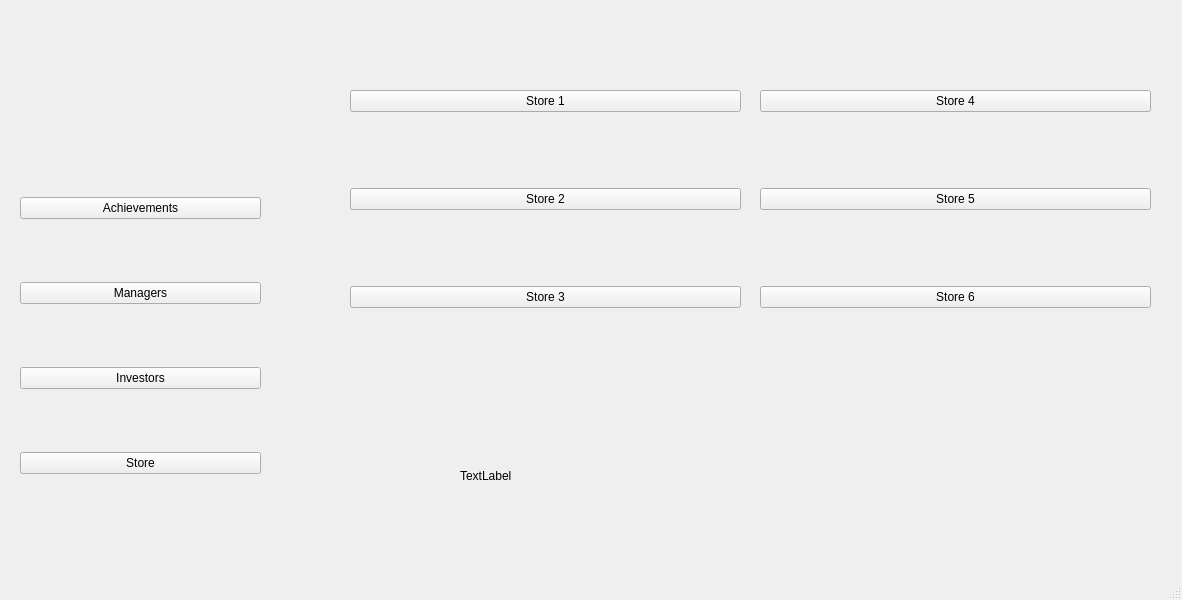
<?xml version="1.0" encoding="UTF-8"?>
<ui version="4.0">
 <class>MainWindow</class>
 <widget class="QMainWindow" name="MainWindow">
  <property name="geometry">
   <rect>
    <x>0</x>
    <y>0</y>
    <width>1182</width>
    <height>600</height>
   </rect>
  </property>
  <property name="windowTitle">
   <string>MainWindow</string>
  </property>
  <widget class="QWidget" name="centralwidget">
   <widget class="QWidget" name="verticalLayoutWidget">
    <property name="geometry">
     <rect>
      <x>20</x>
      <y>140</y>
      <width>241</width>
      <height>391</height>
     </rect>
    </property>
    <layout class="QVBoxLayout" name="verticalLayout">
     <item>
      <widget class="QPushButton" name="pushButton_2">
       <property name="text">
        <string>Achievements</string>
       </property>
      </widget>
     </item>
     <item>
      <widget class="QPushButton" name="pushButton_4">
       <property name="text">
        <string>Managers</string>
       </property>
      </widget>
     </item>
     <item>
      <widget class="QPushButton" name="pushButton_3">
       <property name="text">
        <string>Investors</string>
       </property>
      </widget>
     </item>
     <item>
      <widget class="QPushButton" name="pushButton">
       <property name="text">
        <string>Store</string>
       </property>
      </widget>
     </item>
    </layout>
   </widget>
   <widget class="QLabel" name="AdventureLogo">
    <property name="geometry">
     <rect>
      <x>20</x>
      <y>10</y>
      <width>251</width>
      <height>71</height>
     </rect>
    </property>
    <property name="text">
     <string/>
    </property>
    <property name="pixmap">
     <pixmap>../build-team693307-Desktop-Debug/adcap-logo.svg</pixmap>
    </property>
    <property name="scaledContents">
     <bool>true</bool>
    </property>
   </widget>
   <widget class="QLabel" name="BankIcon">
    <property name="geometry">
     <rect>
      <x>310</x>
      <y>410</y>
      <width>141</width>
      <height>121</height>
     </rect>
    </property>
    <property name="text">
     <string/>
    </property>
    <property name="pixmap">
     <pixmap>../build-team693307-Desktop-Debug/bank_Icon.png</pixmap>
    </property>
    <property name="scaledContents">
     <bool>true</bool>
    </property>
   </widget>
   <widget class="QWidget" name="horizontalLayoutWidget">
    <property name="geometry">
     <rect>
      <x>460</x>
      <y>420</y>
      <width>701</width>
      <height>111</height>
     </rect>
    </property>
    <layout class="QHBoxLayout" name="horizontalLayout">
     <item>
      <widget class="QLabel" name="Bankammount">
       <property name="text">
        <string>TextLabel</string>
       </property>
      </widget>
     </item>
    </layout>
   </widget>
   <widget class="QLabel" name="UWOLogo">
    <property name="geometry">
     <rect>
      <x>60</x>
      <y>80</y>
      <width>171</width>
      <height>51</height>
     </rect>
    </property>
    <property name="text">
     <string/>
    </property>
    <property name="pixmap">
     <pixmap>../build-team693307-Desktop-Debug/uwologo.gif</pixmap>
    </property>
    <property name="scaledContents">
     <bool>true</bool>
    </property>
   </widget>
   <widget class="QWidget" name="verticalLayoutWidget_2">
    <property name="geometry">
     <rect>
      <x>760</x>
      <y>20</y>
      <width>391</width>
      <height>361</height>
     </rect>
    </property>
    <layout class="QVBoxLayout" name="verticalLayout_2">
     <item>
      <widget class="QPushButton" name="pushButton_10">
       <property name="text">
        <string>Store 4</string>
       </property>
      </widget>
     </item>
     <item>
      <widget class="QPushButton" name="pushButton_11">
       <property name="text">
        <string>Store 5</string>
       </property>
      </widget>
     </item>
     <item>
      <widget class="QPushButton" name="pushButton_9">
       <property name="text">
        <string>Store 6</string>
       </property>
      </widget>
     </item>
    </layout>
   </widget>
   <widget class="QWidget" name="verticalLayoutWidget_3">
    <property name="geometry">
     <rect>
      <x>350</x>
      <y>20</y>
      <width>391</width>
      <height>361</height>
     </rect>
    </property>
    <layout class="QVBoxLayout" name="verticalLayout_3">
     <item>
      <widget class="QPushButton" name="pushButton_7">
       <property name="text">
        <string>Store 1</string>
       </property>
      </widget>
     </item>
     <item>
      <widget class="QPushButton" name="pushButton_8">
       <property name="text">
        <string>Store 2</string>
       </property>
      </widget>
     </item>
     <item>
      <widget class="QPushButton" name="pushButton_6">
       <property name="text">
        <string>Store 3</string>
       </property>
      </widget>
     </item>
    </layout>
   </widget>
  </widget>
  <widget class="QStatusBar" name="statusbar"/>
 </widget>
 <resources/>
 <connections/>
</ui>
